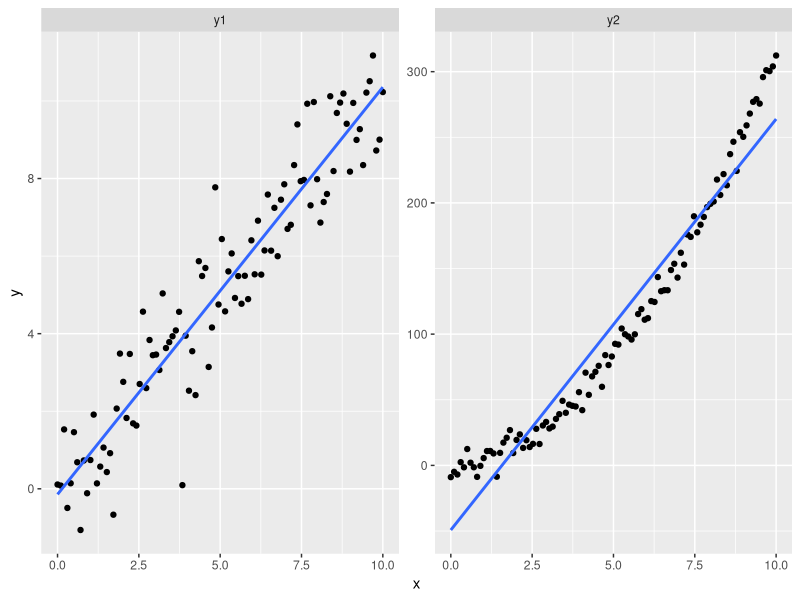
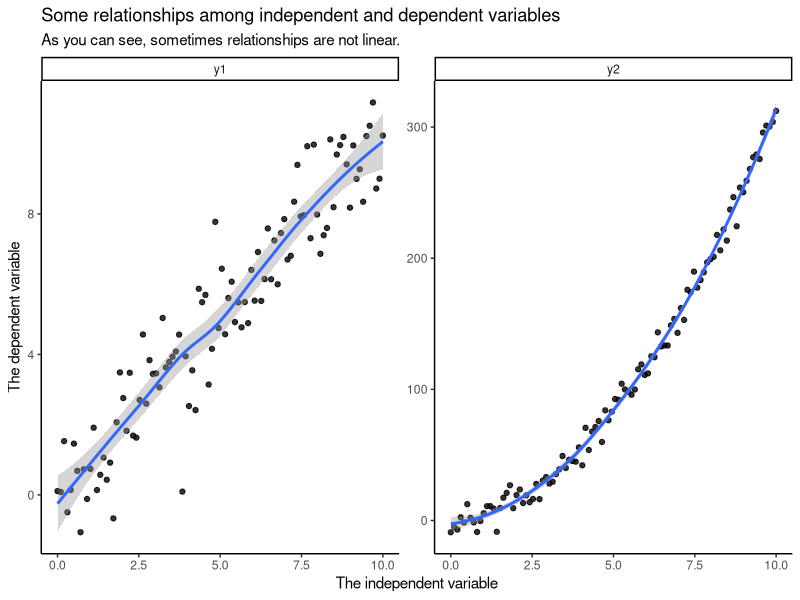
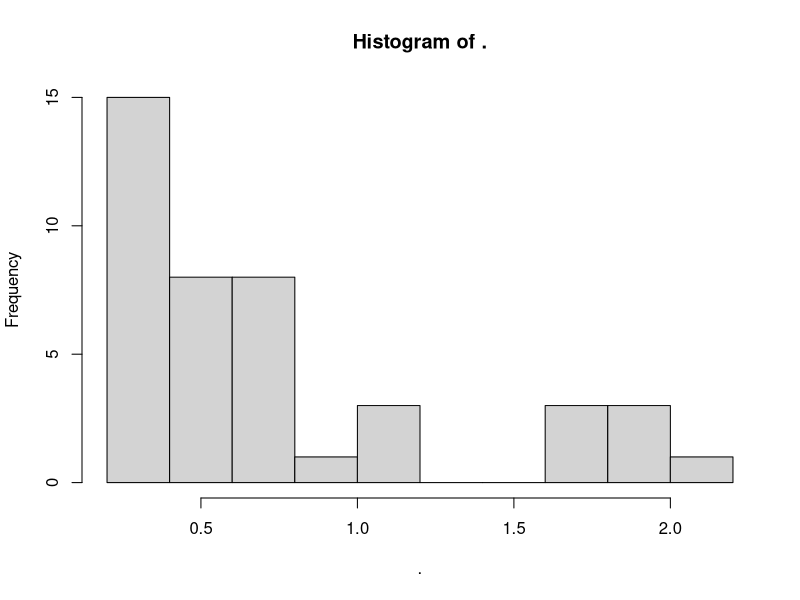
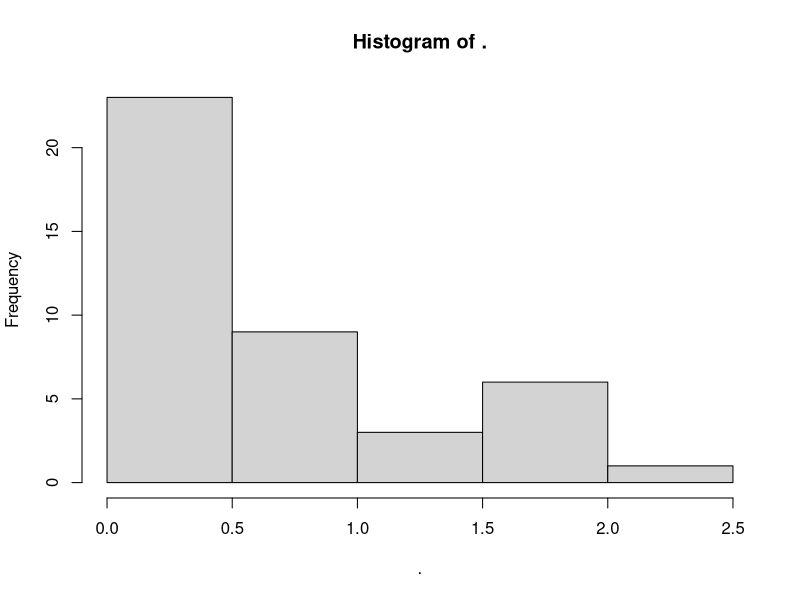
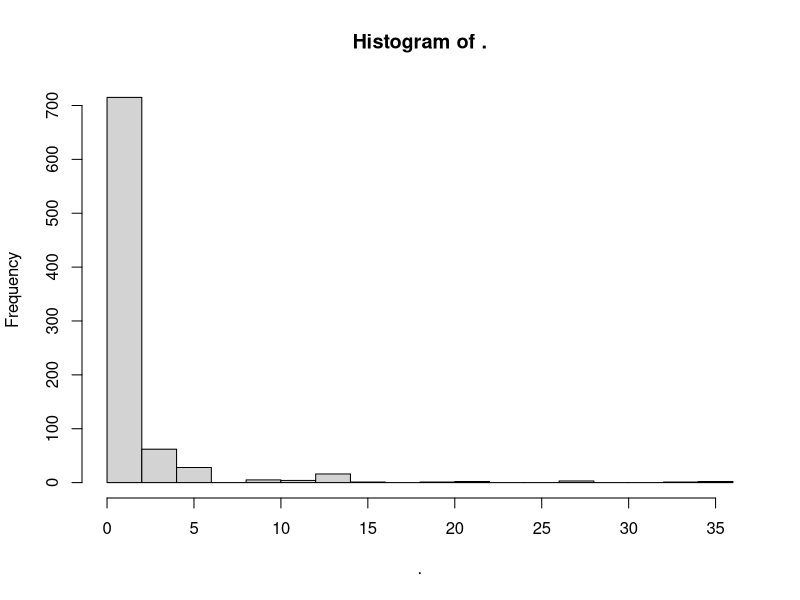
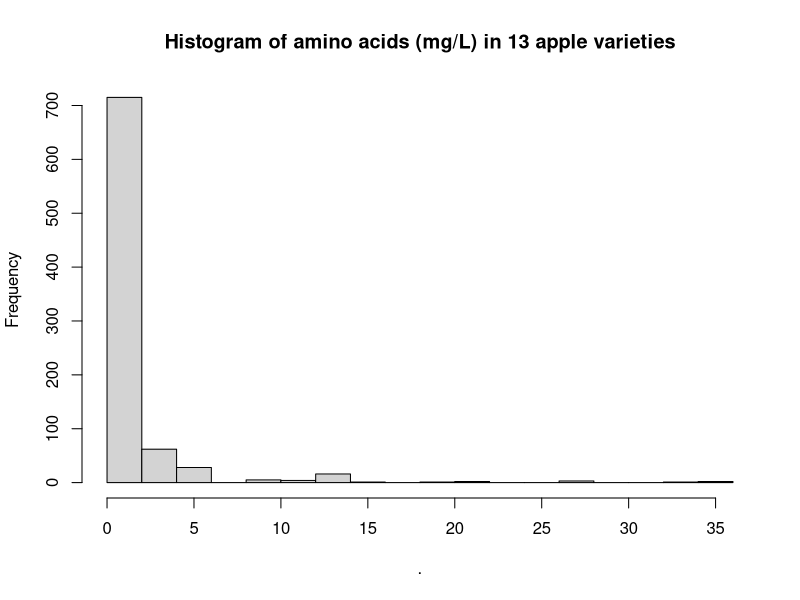
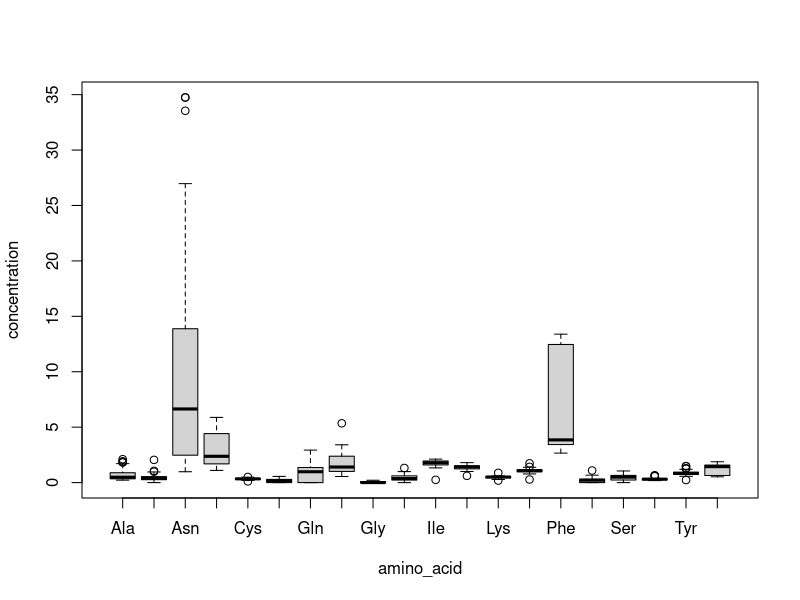
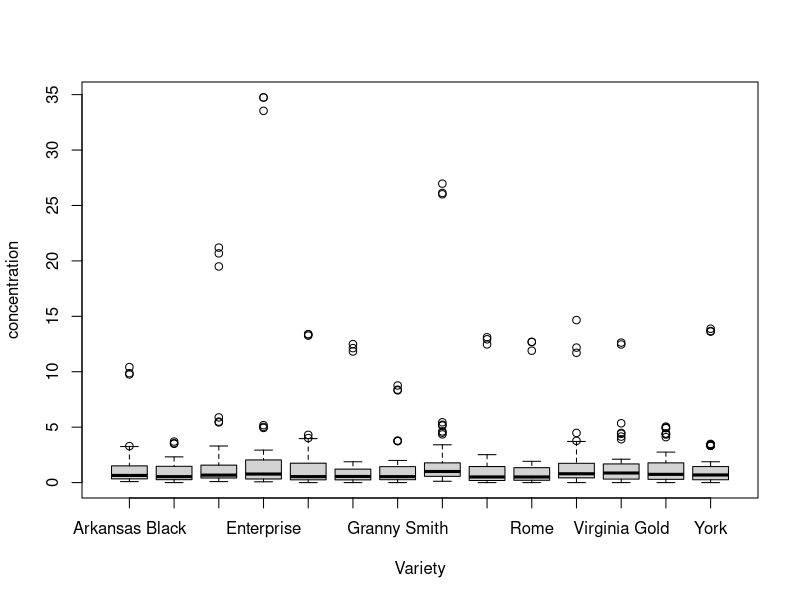

Here is the R script that generated these plots, in order:
## ---- chunk 1
library(tidyverse)
knitr::opts_chunk$set(message = FALSE)
## ---- chunk 2
quad_data <- tibble(x = seq(0, 10, length.out = 100), y1 = x + rnorm(100), y2 = x + 3 * x^2 + rnorm(100, mean = 2, sd = 7)) %>%
  pivot_longer(names_to = "facet", values_to = "y", -x) 

quad_data %>%
  ggplot(aes(x, y)) + 
  geom_point() + 
  geom_smooth(method = "lm", se = FALSE) +
  facet_wrap(~facet, scales = "free")
## ---- chunk 3
quad_data %>%
  pivot_wider(names_from = "facet", values_from = "y") %>%
  head(10) %>%
  knitr::kable()
## ---- chunk 4
quad_data %>%
  ggplot(aes(x, y)) + 
  geom_point(alpha = 0.8) + 
  geom_smooth() +
  facet_wrap(~facet, scales = "free") +
  theme_classic() + 
  labs(x = "The independent variable", 
       y = "The dependent variable", 
       title = "Some relationships among independent and dependent variables",
       subtitle = "As you can see, sometimes relationships are not linear.")
## ---- chunk 5
apples <- read_csv("Files/Week 5/apple varieties.csv")
head(apples) %>% knitr::kable()
## ---- chunk 6
apples %>% # start with our data
  .$Ala %>% # get the alanine concentrations
  hist(x = .) # plot the histogram; note that I don't have to write "x = ." 
## ---- chunk 7
apples %>% # start with our data
  .$Ala %>% # get the alanine concentrations
  hist(x = ., breaks = 4) # here we're reducing the number of breaks, which is probably bad
## ---- chunk 8
tidy_apples <- apples %>%
  pivot_longer(names_to = "amino_acid", values_to = "concentration", -c(Variety, Rep)) # This makes a single row for each combination of apple, rep, and AA

head(tidy_apples, 10) %>% # head() returns just the first n rows of a data frame so as not to overwhelm the console
  knitr::kable()

tidy_apples %>% 
  .$concentration %>% # here we select the new "concentration" variable we made
  hist(breaks = 15)
## ---- chunk 9
tidy_apples %>%
  .$concentration %>%
  hist(breaks = 15, main = "Histogram of amino acids (mg/L) in 13 apple varieties")
## ---- chunk 10
tidy_apples %>%
  boxplot(concentration ~ amino_acid, data = .) # Note that here we have to explicitly write data = ., because data is NOT the first argument
## ---- chunk 11
tidy_apples %>%
  boxplot(concentration ~ Variety, data = .) # note the new formula: concentration ~ Variety
## ---- chunk 12
tidy_apples %>%
  filter(amino_acid %in% c("Asp", "Asn", "Phe")) %>% # let's look at the most abundant AAs
  boxplot(concentration ~ Variety, data = .)
## ---- chunk 13
tidy_apples %>%
  filter(amino_acid %in% c("Gln", "Gly", "Pro")) %>%
  boxplot(concentration ~ Variety, 
          data = ., 
          main = "Concentration of glycine, glutamine, and proline in 13 apple varieties",
          xlab = "Apple variety",
          ylab = "Concentration (mg/L) of glycine, glutamine, or proline")
## ---- chunk 14
tidy_apples %>%
  filter(amino_acid == "Phe") %>%
  aov(concentration ~ Variety, data = .) %>%
  anova() %>%
  plot()
## ---- chunk 15
plot(x = apples$Asn, y = apples$Asp) # Note that here we can't use the %>% easily, because we need "x = " AND "y = ".
## ---- chunk 16
plot(x = apples$Asn, y = apples$Asp, type = "b") # "b" = BOTH a line and the points
## ---- chunk 17
apples %>%
  select(Variety, Asn, Asp) %>%
  head(10) %>%
  knitr::kable()
## ---- chunk 18
apples %>%
  select(Variety, Asn, Asp) %>%
  arrange(Asn, Asp) %>% # we can sort our data by Asn, then by Asp
  with(., plot(x = Asn, y = Asp, type = "b")) # the with() function creates a new environment and lets us use %>% here
## ---- chunk 19
plot(x = apples$Asn, y = apples$Asp, 
     main = "Relationship of Asn and Asp in 13 apple varieties",
     xlab = "Asparagine (mg/L)",
     ylab = "Aspartate (mg/L)")
## ---- chunk 20
plot(x = apples$Asn, y = apples$Asp, xlab = "Asparagine (mg/L)", ylab = "Concentration (mg/L)") # make our previous plot
points(x = apples$Asn, y = apples$Phe, col = "red") # add points with y-values from the phenylalanine concentrations
legend(x = "bottomright", legend = c("aspartate", "phenylalanine"), col = c("black", "red"), pch = 1)
## ---- chunk 21
asp_model <- lm(Asp ~ Asn, data = apples) # we will save our model.  Note the formula syntax again!
phe_model <- lm(Phe ~ Asn, data = apples) # What is different about this line?
asp_model
phe_model
## ---- chunk 22
# First we will recreate our previous plot
plot(x = apples$Asn, y = apples$Asp, xlab = "Asparagine (mg/L)", ylab = "Concentration (mg/L)") # make our previous plot
points(x = apples$Asn, y = apples$Phe, col = "red") # add points with y-values from the phenylalanine concentrations
legend(x = "bottomright", legend = c("aspartate", "phenylalanine"), col = c("black", "red"), pch = 1)

# And now we can use abline() to add our two model fits
abline(asp_model, col = "black") # make sure the color matches the points!
abline(phe_model, col = "red")
## ---- chunk 23
with(apples, plot(x = Asn, y = Phe, col = "red")) # I am using the with() syntax as a demonstration again
## ---- chunk 24
plot(x = apples$Asn, y = apples$Phe, col = "red", xlab = "Asparagine (mg/L)", ylab = "Concentration (mg/L)")
points(x = apples$Asn, y = apples$Asp, col = "black")
abline(asp_model, col = "black")
abline(phe_model, col = "red")
legend(x = "bottomright", legend = c("aspartate", "phenylalanine"), col = c("black", "red"), pch = 1, lty = 1)
## ---- chunk 25
# Open a new graphic device
png(filename = "asn_vs_asp_and_phe.png", width = 8, height = 6, units = "in", res = 300)

# All of this code is just our plot from before
plot(x = apples$Asn, y = apples$Phe, col = "red", xlab = "Asparagine (mg/L)", ylab = "Concentration (mg/L)")
points(x = apples$Asn, y = apples$Asp, col = "black")
abline(asp_model, col = "black")
abline(phe_model, col = "red")
legend(x = "bottomright", legend = c("aspartate", "phenylalanine"), col = c("black", "red"), pch = 1, lty = 1)

# And this code turns off that connection and returns us to the RStudio Plot Pane
dev.off()
## ---- chunk 26
head(apples) %>%
  knitr::kable()
## ---- chunk 27
head(tidy_apples) %>%
  knitr::kable()
## ---- chunk 28
# First we can create a ggplot() object that stores what variable we want to plot through the "mapping" of an aesthetic function
p <- tidy_apples %>%
  ggplot(data = ., # the "data = ." argument is written out for clarity
         mapping = aes(x = concentration)) 

# If we try to plot p, we will see only the blank canvas because we haven't defined any geoms
plot(p)

# Then we add elements to the plot
p2 <- p + 
  geom_histogram(color = "black", fill = "grey") +
  theme_classic() + # This changes the theme to a nicer, "R style" plot
  labs(x = "Amino acid concentration (mg/L)") # This relabels the x-axis with a more descriptive label

# We can actually plot ggplots by just calling them directly
p2
## ---- chunk 29
p2 + 
  facet_wrap(~amino_acid)
## ---- chunk 30
apples %>%
  head(10) %>%
  knitr::kable()
## ---- chunk 31
p3 <- p + 
  geom_histogram(aes(fill = Variety), color = "black", lwd = 0.1) +
  theme_classic()
p3
## ---- chunk 32
tidy_apples %>%
  ggplot(aes(x = concentration, fill = "blue")) +
  geom_histogram(color = "black", lwd = 0.1) +
  theme_classic()
## ---- chunk 33
p2 + 
  theme_dark()
## ---- chunk 34
p2 + 
  theme(axis.title.x = element_text(face = "italic"),
        axis.title.y = element_blank())
## ---- chunk 35
p3 + 
  scale_fill_viridis_d() # this is just one option - use tab-completion to see some others
## ---- chunk 36
# We'll pick 14 random colors from the colors R knows about
random_colors <- print(colors()[sample(x = 1:length(colors()), size = 14)])

p3 + 
  scale_fill_manual(values = random_colors)
## ---- chunk 37
p3 +
  facet_wrap(~Rep)
## ---- chunk 38
tidy_apples %>%
  filter(Variety %in% c("Arkansas Black", "Granny Smith", "Northern Spy")) %>%
  ggplot(mapping = aes(x = concentration)) +
  geom_histogram(aes(fill = Variety), color = "black", lwd = 0.2) + 
  facet_wrap(~Variety + Rep) + 
  theme_classic()
## ---- chunk 39
p + 
  geom_density() + 
  theme_classic()
## ---- chunk 40
p + 
  geom_histogram(aes(y = after_stat(count / sum(count))), fill = "white", color = "black") +
  geom_density(color = "red", lwd = 1) + 
  theme_classic()
## ---- chunk 41
p + 
  geom_histogram(fill = "white", color = "black") + 
  geom_freqpoly(color = "red", lwd = 1) +
  theme_classic()
## ---- chunk 42
tidy_apples %>%
  ggplot(mapping = aes(x = amino_acid, y = concentration)) +
  geom_boxplot() + 
  theme_classic()
## ---- chunk 43
tidy_apples %>%
  ggplot(mapping = aes(x = Rep, y = concentration)) + 
  geom_violin() + 
  theme_classic()
## ---- chunk 44
# Note that here I am using apples instead of tidy_apples - why?
apples %>%
  ggplot(aes(x = Asn, y = Asp)) + 
  geom_point(shape = 1) + 
  theme_classic()
## ---- chunk 45
apples %>%
  ggplot(aes(x = Asn, y = Asp)) + 
  geom_point(shape = 1) +  
  geom_point(aes(y = Phe), color = "red", shape = 1) + # note that this still INHERITS the x = Asn mapping
  theme_classic()
## ---- chunk 46
apples %>%
  ggplot(aes(x = Asn, y = Asp)) + 
  geom_point(shape = 1, color = "black") +  
  geom_point(aes(y = Phe), color = "red", shape = 1) +
  theme_classic() +
  labs(x = "Asparagine (mg/L)", y = "Concentration (mg/L)")
  
## ---- chunk 47
apples %>%
  ggplot(aes(x = Asn, y = Asp)) + 
  geom_point(shape = 1, color = "black") +  
  geom_point(aes(y = Phe), color = "red", shape = 1) +
  geom_smooth(color = "black", method = "lm") + 
  geom_smooth(aes(y = Phe), color = "red", fill = "red", method = "lm") +
  theme_classic() +
  labs(x = "Asparagine (mg/L)", y = "Concentration (mg/L)")
## ---- chunk 48
apples %>%
  ggplot(aes(x = Asn, y = Asp)) + 
  geom_point(shape = 1, color = "black") +  
  geom_point(aes(y = Phe), color = "red", shape = 1) +
  geom_smooth(color = "black") + 
  geom_smooth(aes(y = Phe), color = "red", fill = "red") +
  theme_classic() +
  labs(x = "Asparagine (mg/L)", y = "Concentration (mg/L)")
## ---- chunk 49
apples %>%
  pivot_longer(names_to = "amino_acid", values_to = "concentration", -c(Variety, Rep))
## ---- chunk 50
tidy_apples %>%
  pivot_wider(names_from = "amino_acid", values_from = "concentration")
## ---- chunk 51
tidy_apples %>%
  select(-Rep) %>% # we get rid of Rep to make row IDs non-unique
    pivot_wider(names_from = "amino_acid", values_from = "concentration")
